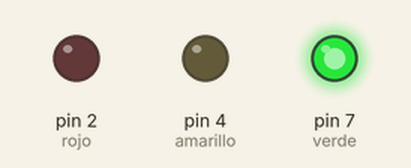
Recording of a sketch running on a simulated Arduino Uno, built with avr-gcc and run on an emulated ATmega328P. On the bench: output pins drawn as LEDs (lit = HIGH).

Above: at 1.5 s.
At 3.2 s:
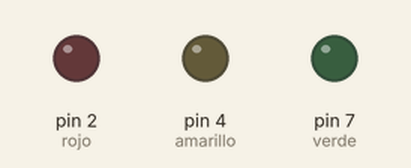
At 4.0 s:
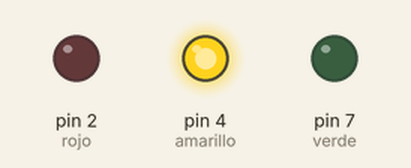
At 6.5 s:
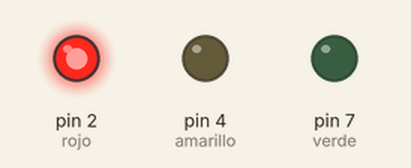
Timing chart, 0 to 11.1 s (numbered marks = the images above):
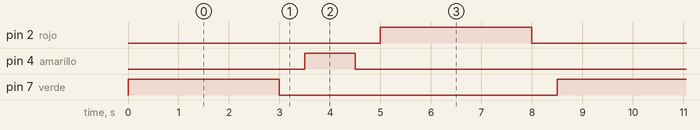

Measured:
- by itself, pin 2 (rojo), pin 7 (verde): alternates HIGH for 3.0 s and LOW for 5.5 s
- by itself, pin 4 (amarillo): alternates HIGH for 1.0 s and LOW for 7.5 s
- by itself, everything shown: repeats every 8.5 s, in 6 steps

The sketch:

Semaforo_LED.ino
```cpp
int rojo=2;
int amarillo=4;
int verde=7;

/* SEMAFORO */

void setup() {
  pinMode(verde,OUTPUT);
  pinMode(amarillo,OUTPUT);
  pinMode(rojo,OUTPUT);
}

void loop() {
 digitalWrite(verde,HIGH);
 delay(3000);
 digitalWrite(verde,LOW);
 delay(500);


 digitalWrite(amarillo,HIGH);
 delay(1000);
 digitalWrite(amarillo,LOW);
 delay(500);

 digitalWrite(rojo,HIGH);
 delay(3000);
 digitalWrite(rojo,LOW);
 delay(500);
}
```
